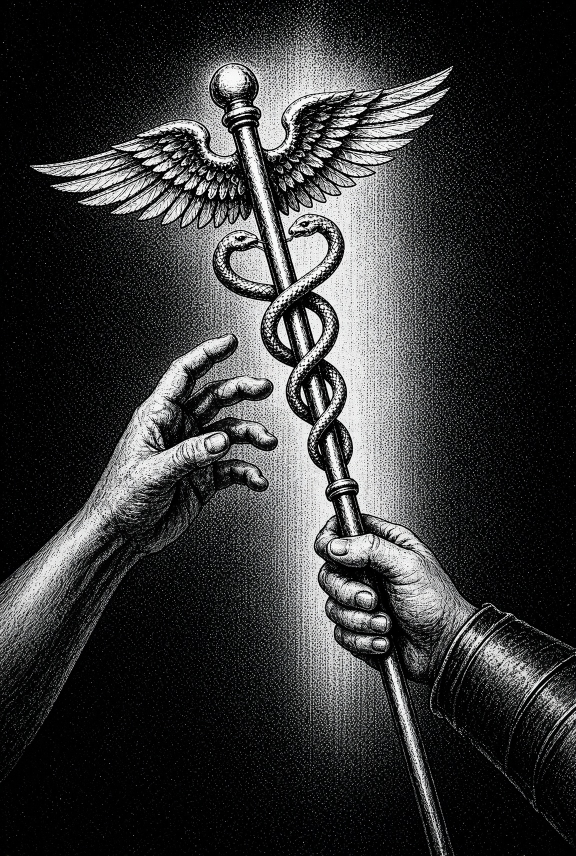
#> input picture scripts/assets/caduceus-src.jpg, 1152 x 1712 px (shown at 1/2 size)
$ python make-screensavers.py
#> lines starting #> are read from the running program, lines starting #| are printed output that depends on the picture; after the words box and inside, x2 and y2 are one past the last pixel; in counts of white or black regions, pixels touching at a corner belong together
"""Render the Gazette screensaver plates for the Kindle PW4 (linkss hack).

Output: kindle/screensavers/bg_ss00..02.png — 1072x1448, 8-bit grayscale
PNGs whose content is 1-bit Floyd-Steinberg dithered (crispest on e-ink).
linkss cycles them in filename order, one per suspend.

Run with the repo venv:  mcp_server/.venv/bin/python scripts/make-screensavers.py
"""
import math
from pathlib import Path

from PIL import Image, ImageDraw, ImageFont, ImageOps

W, H = 1072, 1448
REPO = Path(__file__).resolve().parent.parent
OUT = REPO / "kindle" / "screensavers"
OUT.mkdir(exist_ok=True)

SUPP = "/System/Library/Fonts/Supplemental"


def font(name: str, size: int, index: int = 0) -> ImageFont.FreeTypeFont:
    return ImageFont.truetype(f"{SUPP}/{name}", size, index=index)


def center_text(draw, y, text, fnt, fill, tracking=0):
    """Draw text centered at width/2; crude letter-tracking in pixels."""
    if tracking:
        widths = [draw.textlength(ch, font=fnt) for ch in text]
        total = sum(widths) + tracking * (len(text) - 1)
        x = (W - total) / 2
        for ch, w in zip(text, widths):
            draw.text((x, y), ch, font=fnt, fill=fill)
            x += w + tracking
    else:
        w = draw.textlength(text, font=fnt)
        draw.text(((W - w) / 2, y), text, font=fnt, fill=fill)


def finish(img: Image.Image, path: Path):
    """1-bit FS dither, back to 8-bit gray (the format linkss expects)."""
    img.convert("1").convert("L").save(path)
    print(f"wrote {path.relative_to(REPO)}")


# --- plate 00: The Messenger (dark, full-bleed caduceus engraving) --------
src = Image.open(REPO / "scripts/assets/caduceus-src.jpg").convert("L")
scale = max(W / src.width, H / src.height)
#> scale = 0.931
src = src.resize((round(src.width * scale), round(src.height * scale)), Image.LANCZOS)
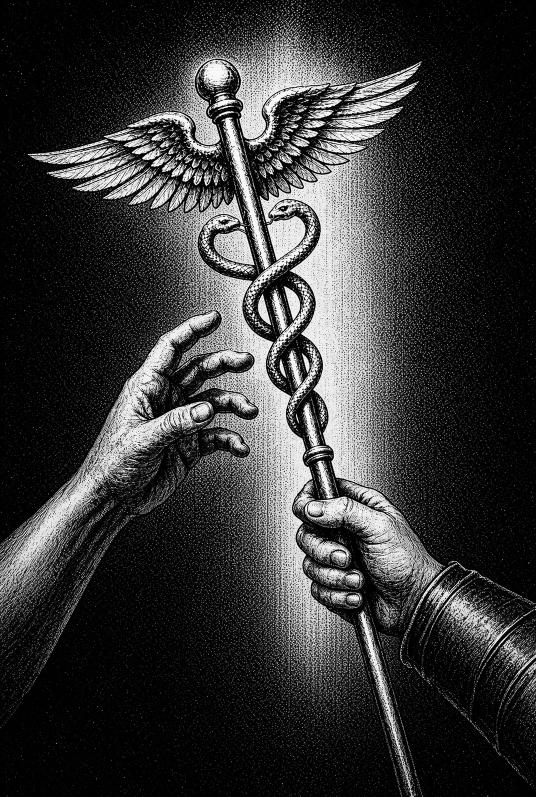
#> src: PIL image 1072x1593 L (shown at 1/2 size); min 0, max 255, mean 54
# bias the vertical crop upward: keep the ball finial + wings, trim mostly leg
top = min(60, src.height - H)
#> top = 60
plate = src.crop(((src.width - W) // 2, top, (src.width - W) // 2 + W, top + H))
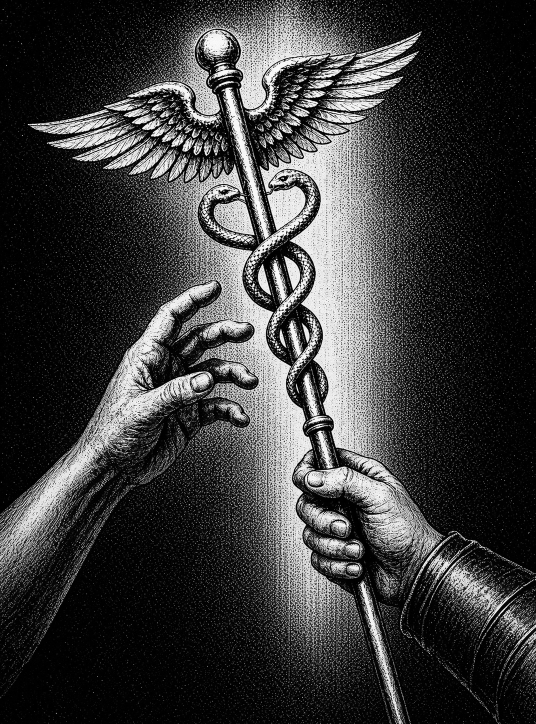
#> plate: PIL image 1072x1448 L (shown at 1/2 size); min 0, max 255, mean 58.7
plate = ImageOps.autocontrast(plate, cutoff=1)

d = ImageDraw.Draw(plate)
d.rectangle([0, H - 150, W, H], fill=0)  # caption band over the dark foot
d.line([(W - 340) / 2, H - 118, (W + 340) / 2, H - 118], fill=255, width=2)
center_text(d, H - 104, "THE GAZETTE", font("Bodoni 72 Smallcaps Book.ttf", 44), 255, tracking=10)
center_text(d, H - 44, "THE PRESSES ARE RESTING", font("Bodoni 72 Smallcaps Book.ttf", 24), 200, tracking=8)
finish(plate, OUT / "bg_ss00.png")
#> in finish, `img.convert("1").convert("L").save(path)`:
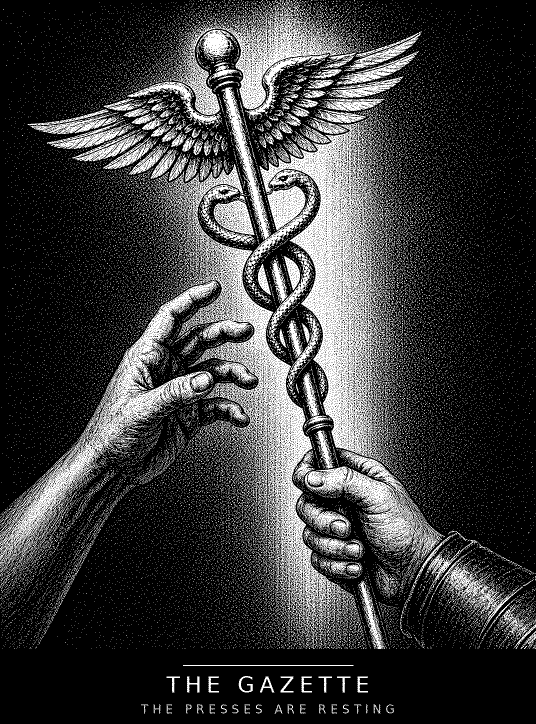
#> saved as bg_ss00.png: PIL image 1072x1448 L (shown at 1/2 size); 23.1% white in thin lines or dots

# --- plate 01: Masthead (light, typographic night edition) ----------------
plate = Image.new("L", (W, H), 255)
#> plate: PIL image 1072x1448 L; every value is 255
d = ImageDraw.Draw(plate)
m = 96  # side margin

# ear rules
d.line([m, 150, W - m, 150], fill=0, width=2)
ear = font("Bodoni 72 Smallcaps Book.ttf", 30)
d.text((m, 108), "THE AGENT PRESS", font=ear, fill=0)
w = d.textlength("NIGHT EDITION", font=ear)
#> w = 229.1
d.text((W - m - w, 108), "NIGHT EDITION", font=ear, fill=0)

center_text(d, 260, "The Gazette", font("Didot.ttc", 150, index=2), 0)  # 0=Regular 1=Italic 2=Bold
d.line([m, 470, W - m, 470], fill=0, width=6)
d.line([m, 484, W - m, 484], fill=0, width=2)

center_text(d, 530, "PRINTED UPON THE GLASS  ·  CIRCULATION: ONE", font("Bodoni 72 Smallcaps Book.ttf", 28), 0, tracking=4)

# centerpiece ornament
center_text(d, 660, "u", font("Bodoni Ornaments.ttf", 220), 0)

it = font("Didot.ttc", 46, index=1)  # italic
center_text(d, 960, "The presses are resting.", it, 0)
center_text(d, 1030, "A fresh edition awaits the morning bell.", font("Didot.ttc", 36, index=1), 60)

d.line([(W - 340) / 2, 1310, (W + 340) / 2, 1310], fill=0, width=2)
center_text(d, 1330, "HERMES  ·  MMXXVI", font("Bodoni 72 Smallcaps Book.ttf", 30), 0, tracking=8)
finish(plate, OUT / "bg_ss01.png")
#> in finish (call 2), `img.convert("1").convert("L").save(path)`:
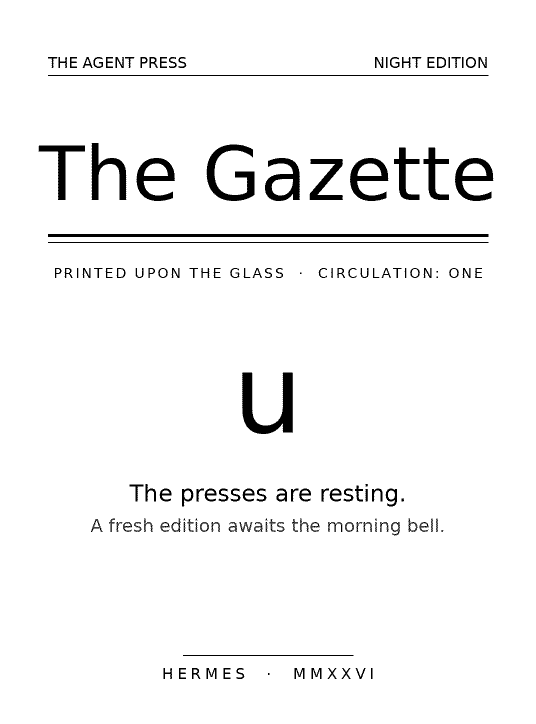
#> saved as bg_ss01.png: PIL image 1072x1448 L (shown at 1/2 size); 96% white; 149 black regions (9 under 20 px), largest, box (x1, y1, x2, y2) and area: (484, 745, 586, 868) 5627, (96, 468, 977, 474) 5286, (413, 289, 509, 402) 4037

# --- plate 02: Moiré Nocturne (the original live-e-ink demo field) --------
plate = Image.new("L", (W, H), 255)
px = plate.load()
c1, c2 = (-150, H * 0.35), (W + 150, H * 0.65)
wavelength = 26.0
for y in range(H):
    for x in range(W):
        d1 = math.hypot(x - c1[0], y - c1[1])
        d2 = math.hypot(x - c2[0], y - c2[1])
        v = math.cos(d1 / wavelength * 2 * math.pi) + math.cos(d2 / wavelength * 2 * math.pi)
        g = int((v + 2) / 4 * 255)
        px[x, y] = 0 if g < 110 else 255 if g > 145 else int((g - 110) / 35 * 255)

d = ImageDraw.Draw(plate)
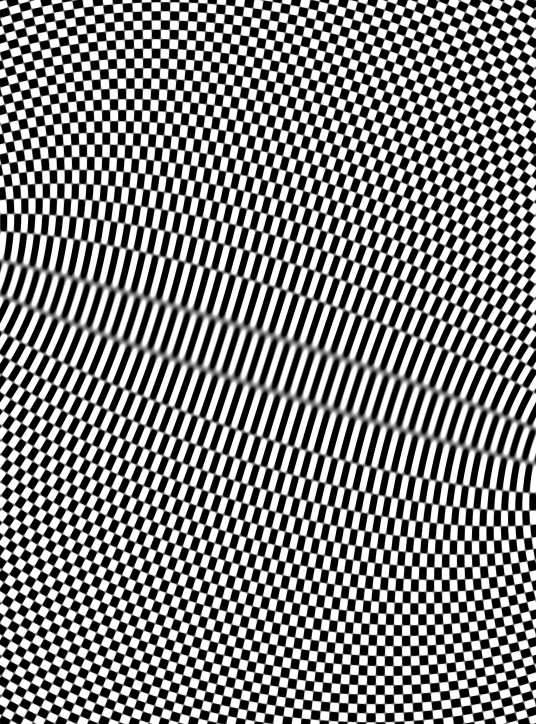
#> plate: PIL image 1072x1448 L (shown at 1/2 size); min 0, max 255, mean 126.5
d.rectangle([0, H - 150, W, H], fill=0)
d.line([(W - 340) / 2, H - 118, (W + 340) / 2, H - 118], fill=255, width=2)
center_text(d, H - 104, "THE GAZETTE", font("Bodoni 72 Smallcaps Book.ttf", 44), 255, tracking=10)
center_text(d, H - 44, "INTERFERENCE, AT REST", font("Bodoni 72 Smallcaps Book.ttf", 24), 200, tracking=8)
finish(plate, OUT / "bg_ss02.png")
#> in finish (call 3), `img.convert("1").convert("L").save(path)`:
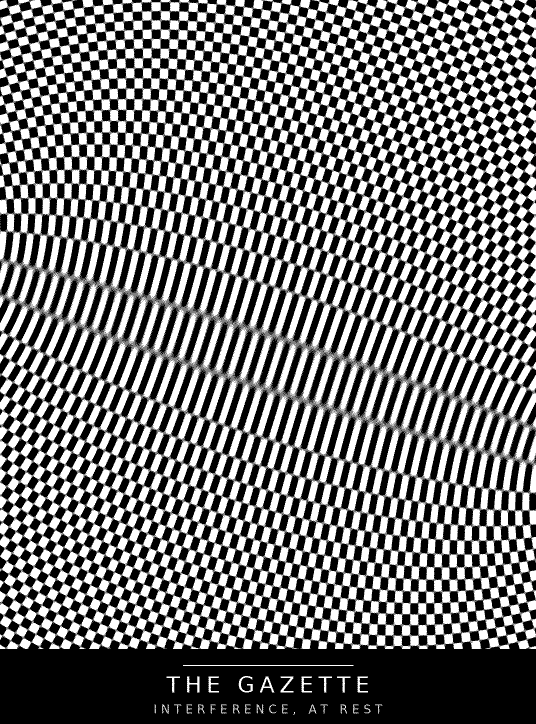
#> saved as bg_ss02.png: PIL image 1072x1448 L (shown at 1/2 size); 44.8% white; 1605 white regions (1575 under 20 px), largest, box (x1, y1, x2, y2) and area: (0, 0, 1072, 1298) 688767, (366, 1330, 707, 1332) 682, (374, 1353, 399, 1385) 335
